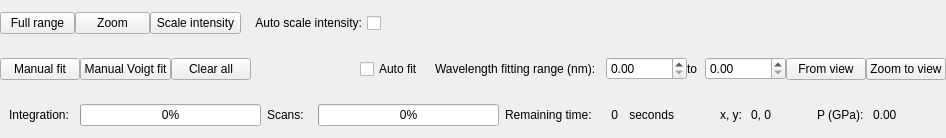
          <widget class="QFrame" name="frame">
           <property name="frameShape">
            <enum>QFrame::Shape::NoFrame</enum>
           </property>
           <property name="frameShadow">
            <enum>QFrame::Shadow::Raised</enum>
           </property>
           <layout class="QVBoxLayout" name="verticalLayout_18">
            <property name="spacing">
             <number>0</number>
            </property>
            <property name="leftMargin">
             <number>0</number>
            </property>
            <property name="topMargin">
             <number>0</number>
            </property>
            <property name="rightMargin">
             <number>0</number>
            </property>
            <property name="bottomMargin">
             <number>0</number>
            </property>
            <item>
             <layout class="QVBoxLayout" name="verticalLayout_17">
              <item>
               <widget class="QFrame" name="frame_5">
                <property name="sizePolicy">
                 <sizepolicy hsizetype="Preferred" vsizetype="Fixed">
                  <horstretch>0</horstretch>
                  <verstretch>0</verstretch>
                 </sizepolicy>
                </property>
                <property name="minimumSize">
                 <size>
                  <width>0</width>
                  <height>46</height>
                 </size>
                </property>
                <property name="maximumSize">
                 <size>
                  <width>16777215</width>
                  <height>46</height>
                 </size>
                </property>
                <property name="frameShape">
                 <enum>QFrame::Shape::NoFrame</enum>
                </property>
                <property name="frameShadow">
                 <enum>QFrame::Shadow::Raised</enum>
                </property>
                <layout class="QVBoxLayout" name="verticalLayout_16">
                 <property name="spacing">
                  <number>0</number>
                 </property>
                 <property name="leftMargin">
                  <number>0</number>
                 </property>
                 <property name="topMargin">
                  <number>0</number>
                 </property>
                 <property name="rightMargin">
                  <number>0</number>
                 </property>
                 <property name="bottomMargin">
                  <number>0</number>
                 </property>
                 <item>
                  <layout class="QHBoxLayout" name="horizontalLayout_13">
                   <item>
                    <widget class="QPushButton" name="pushButton_full_range">
                     <property name="sizePolicy">
                      <sizepolicy hsizetype="Fixed" vsizetype="Fixed">
                       <horstretch>0</horstretch>
                       <verstretch>0</verstretch>
                      </sizepolicy>
                     </property>
                     <property name="minimumSize">
                      <size>
                       <width>75</width>
                       <height>0</height>
                      </size>
                     </property>
                     <property name="maximumSize">
                      <size>
                       <width>75</width>
                       <height>16777215</height>
                      </size>
                     </property>
                     <property name="text">
                      <string>Full range</string>
                     </property>
                    </widget>
                   </item>
                   <item>
                    <widget class="QPushButton" name="pushButton_zoom">
                     <property name="sizePolicy">
                      <sizepolicy hsizetype="Fixed" vsizetype="Fixed">
                       <horstretch>0</horstretch>
                       <verstretch>0</verstretch>
                      </sizepolicy>
                     </property>
                     <property name="minimumSize">
                      <size>
                       <width>75</width>
                       <height>0</height>
                      </size>
                     </property>
                     <property name="maximumSize">
                      <size>
                       <width>75</width>
                       <height>16777215</height>
                      </size>
                     </property>
                     <property name="text">
                      <string>Zoom</string>
                     </property>
                     <property name="checkable">
                      <bool>true</bool>
                     </property>
                    </widget>
                   </item>
                   <item>
                    <widget class="QPushButton" name="pushButton_scale_intensity">
                     <property name="sizePolicy">
                      <sizepolicy hsizetype="Fixed" vsizetype="Fixed">
                       <horstretch>0</horstretch>
                       <verstretch>0</verstretch>
                      </sizepolicy>
                     </property>
                     <property name="minimumSize">
                      <size>
                       <width>91</width>
                       <height>0</height>
                      </size>
                     </property>
                     <property name="maximumSize">
                      <size>
                       <width>91</width>
                       <height>16777215</height>
                      </size>
                     </property>
                     <property name="text">
                      <string>Scale intensity</string>
                     </property>
                    </widget>
                   </item>
                   <item>
                    <widget class="QCheckBox" name="checkBox_auto_intensity_scale">
                     <property name="sizePolicy">
                      <sizepolicy hsizetype="Fixed" vsizetype="Fixed">
                       <horstretch>0</horstretch>
                       <verstretch>0</verstretch>
                      </sizepolicy>
                     </property>
                     <property name="minimumSize">
                      <size>
                       <width>140</width>
                       <height>0</height>
                      </size>
                     </property>
                     <property name="maximumSize">
                      <size>
                       <width>140</width>
                       <height>16777215</height>
                      </size>
                     </property>
                     <property name="font">
                      <font>
                       <kerning>true</kerning>
                      </font>
                     </property>
                     <property name="layoutDirection">
                      <enum>Qt::LayoutDirection::RightToLeft</enum>
                     </property>
                     <property name="text">
                      <string>Auto scale intensity:</string>
                     </property>
                    </widget>
                   </item>
                   <item>
                    <spacer name="horizontalSpacer_5">
                     <property name="orientation">
                      <enum>Qt::Orientation::Horizontal</enum>
                     </property>
                     <property name="sizeHint" stdset="0">
                      <size>
                       <width>40</width>
                       <height>20</height>
                      </size>
                     </property>
                    </spacer>
                   </item>
                  </layout>
                 </item>
                </layout>
               </widget>
              </item>
              <item>
               <widget class="PlotWidget" name="widget" native="true">
                <property name="cursor">
                 <cursorShape>CrossCursor</cursorShape>
                </property>
                <property name="mouseTracking">
                 <bool>true</bool>
                </property>
               </widget>
              </item>
              <item>
               <widget class="QFrame" name="frame_6">
                <property name="sizePolicy">
                 <sizepolicy hsizetype="Preferred" vsizetype="Fixed">
                  <horstretch>0</horstretch>
                  <verstretch>0</verstretch>
                 </sizepolicy>
                </property>
                <property name="minimumSize">
                 <size>
                  <width>0</width>
                  <height>46</height>
                 </size>
                </property>
                <property name="maximumSize">
                 <size>
                  <width>16777215</width>
                  <height>46</height>
                 </size>
                </property>
                <property name="frameShape">
                 <enum>QFrame::Shape::NoFrame</enum>
                </property>
                <property name="frameShadow">
                 <enum>QFrame::Shadow::Raised</enum>
                </property>
                <layout class="QHBoxLayout" name="horizontalLayout_15">
                 <property name="spacing">
                  <number>0</number>
                 </property>
                 <property name="leftMargin">
                  <number>0</number>
                 </property>
                 <property name="topMargin">
                  <number>0</number>
                 </property>
                 <property name="rightMargin">
                  <number>0</number>
                 </property>
                 <property name="bottomMargin">
                  <number>0</number>
                 </property>
                 <item>
                  <layout class="QHBoxLayout" name="horizontalLayout_14">
                   <item>
                    <widget class="QPushButton" name="pushButton_manual_fit">
                     <property name="text">
                      <string>Manual fit</string>
                     </property>
                     <property name="checkable">
                      <bool>true</bool>
                     </property>
                    </widget>
                   </item>
                   <item>
                    <widget class="QPushButton" name="pushButton_manual_voigt_fit">
                     <property name="text">
                      <string>Manual Voigt fit</string>
                     </property>
                     <property name="checkable">
                      <bool>true</bool>
                     </property>
                    </widget>
                   </item>
                   <item>
                    <widget class="QPushButton" name="pushButton_clear_all_fits">
                     <property name="text">
                      <string>Clear all</string>
                     </property>
                    </widget>
                   </item>
                   <item>
                    <spacer name="horizontalSpacer_6">
                     <property name="orientation">
                      <enum>Qt::Orientation::Horizontal</enum>
                     </property>
                     <property name="sizeHint" stdset="0">
                      <size>
                       <width>40</width>
                       <height>20</height>
                      </size>
                     </property>
                    </spacer>
                   </item>
                   <item>
                    <widget class="QCheckBox" name="checkBox_autofit">
                     <property name="sizePolicy">
                      <sizepolicy hsizetype="Fixed" vsizetype="Fixed">
                       <horstretch>0</horstretch>
                       <verstretch>0</verstretch>
                      </sizepolicy>
                     </property>
                     <property name="minimumSize">
                      <size>
                       <width>75</width>
                       <height>0</height>
                      </size>
                     </property>
                     <property name="maximumSize">
                      <size>
                       <width>75</width>
                       <height>16777215</height>
                      </size>
                     </property>
                     <property name="text">
                      <string>Auto fit</string>
                     </property>
                    </widget>
                   </item>
                   <item>
                    <widget class="QLabel" name="label_autofit_range">
                     <property name="sizePolicy">
                      <sizepolicy hsizetype="Fixed" vsizetype="Preferred">
                       <horstretch>0</horstretch>
                       <verstretch>0</verstretch>
                      </sizepolicy>
                     </property>
                     <property name="minimumSize">
                      <size>
                       <width>171</width>
                       <height>0</height>
                      </size>
                     </property>
                     <property name="maximumSize">
                      <size>
                       <width>171</width>
                       <height>16777215</height>
                      </size>
                     </property>
                     <property name="text">
                      <string>Wavelength fitting range (nm):</string>
                     </property>
                    </widget>
                   </item>
                   <item>
                    <widget class="QDoubleSpinBox" name="doubleSpinBox_min_fitting_range_nm">
                     <property name="sizePolicy">
                      <sizepolicy hsizetype="Fixed" vsizetype="Fixed">
                       <horstretch>0</horstretch>
                       <verstretch>0</verstretch>
                      </sizepolicy>
                     </property>
                     <property name="minimumSize">
                      <size>
                       <width>81</width>
                       <height>0</height>
                      </size>
                     </property>
                     <property name="maximumSize">
                      <size>
                       <width>81</width>
                       <height>16777215</height>
                      </size>
                     </property>
                    </widget>
                   </item>
                   <item>
                    <widget class="QLabel" name="label_to">
                     <property name="sizePolicy">
                      <sizepolicy hsizetype="Fixed" vsizetype="Preferred">
                       <horstretch>0</horstretch>
                       <verstretch>0</verstretch>
                      </sizepolicy>
                     </property>
                     <property name="minimumSize">
                      <size>
                       <width>18</width>
                       <height>0</height>
                      </size>
                     </property>
                     <property name="maximumSize">
                      <size>
                       <width>18</width>
                       <height>16777215</height>
                      </size>
                     </property>
                     <property name="text">
                      <string>to</string>
                     </property>
                    </widget>
                   </item>
                   <item>
                    <widget class="QDoubleSpinBox" name="doubleSpinBox_max_fitting_range_nm">
                     <property name="sizePolicy">
                      <sizepolicy hsizetype="Fixed" vsizetype="Fixed">
                       <horstretch>0</horstretch>
                       <verstretch>0</verstretch>
                      </sizepolicy>
                     </property>
                     <property name="minimumSize">
                      <size>
                       <width>81</width>
                       <height>0</height>
                      </size>
                     </property>
                     <property name="maximumSize">
                      <size>
                       <width>81</width>
                       <height>16777215</height>
                      </size>
                     </property>
                    </widget>
                   </item>
                   <item>
                    <widget class="QPushButton" name="pushButton_fromview">
                     <property name="text">
                      <string>From view</string>
                     </property>
                    </widget>
                   </item>
                   <item>
                    <widget class="QPushButton" name="pushButton_zoom_to_range">
                     <property name="text">
                      <string>Zoom to view</string>
                     </property>
                    </widget>
                   </item>
                  </layout>
                 </item>
                </layout>
               </widget>
              </item>
              <item>
               <widget class="QFrame" name="frame_7">
                <property name="sizePolicy">
                 <sizepolicy hsizetype="Preferred" vsizetype="Fixed">
                  <horstretch>0</horstretch>
                  <verstretch>0</verstretch>
                 </sizepolicy>
                </property>
                <property name="minimumSize">
                 <size>
                  <width>0</width>
                  <height>46</height>
                 </size>
                </property>
                <property name="maximumSize">
                 <size>
                  <width>16777215</width>
                  <height>46</height>
                 </size>
                </property>
                <property name="frameShape">
                 <enum>QFrame::Shape::NoFrame</enum>
                </property>
                <property name="frameShadow">
                 <enum>QFrame::Shadow::Raised</enum>
                </property>
                <layout class="QVBoxLayout" name="verticalLayout_20">
                 <item>
                  <layout class="QHBoxLayout" name="horizontalLayout_16">
                   <item>
                    <widget class="QLabel" name="label_integration_progress">
                     <property name="sizePolicy">
                      <sizepolicy hsizetype="Fixed" vsizetype="Preferred">
                       <horstretch>0</horstretch>
                       <verstretch>0</verstretch>
                      </sizepolicy>
                     </property>
                     <property name="minimumSize">
                      <size>
                       <width>65</width>
                       <height>0</height>
                      </size>
                     </property>
                     <property name="maximumSize">
                      <size>
                       <width>65</width>
                       <height>16777215</height>
                      </size>
                     </property>
                     <property name="text">
                      <string>Integration:</string>
                     </property>
                    </widget>
                   </item>
                   <item>
                    <widget class="QProgressBar" name="progressBar">
                     <property name="sizePolicy">
                      <sizepolicy hsizetype="Fixed" vsizetype="Fixed">
                       <horstretch>0</horstretch>
                       <verstretch>0</verstretch>
                      </sizepolicy>
                     </property>
                     <property name="minimumSize">
                      <size>
                       <width>181</width>
                       <height>0</height>
                      </size>
                     </property>
                     <property name="maximumSize">
                      <size>
                       <width>181</width>
                       <height>16777215</height>
                      </size>
                     </property>
                     <property name="value">
                      <number>0</number>
                     </property>
                    </widget>
                   </item>
                   <item>
                    <widget class="QLabel" name="label_scans_priogrss">
                     <property name="sizePolicy">
                      <sizepolicy hsizetype="Fixed" vsizetype="Preferred">
                       <horstretch>0</horstretch>
                       <verstretch>0</verstretch>
                      </sizepolicy>
                     </property>
                     <property name="minimumSize">
                      <size>
                       <width>45</width>
                       <height>0</height>
                      </size>
                     </property>
                     <property name="maximumSize">
                      <size>
                       <width>45</width>
                       <height>16777215</height>
                      </size>
                     </property>
                     <property name="text">
                      <string>Scans:</string>
                     </property>
                    </widget>
                   </item>
                   <item>
                    <widget class="QProgressBar" name="progressBar_scans_progress">
                     <property name="sizePolicy">
                      <sizepolicy hsizetype="Fixed" vsizetype="Fixed">
                       <horstretch>0</horstretch>
                       <verstretch>0</verstretch>
                      </sizepolicy>
                     </property>
                     <property name="minimumSize">
                      <size>
                       <width>181</width>
                       <height>0</height>
                      </size>
                     </property>
                     <property name="maximumSize">
                      <size>
                       <width>181</width>
                       <height>16777215</height>
                      </size>
                     </property>
                     <property name="value">
                      <number>0</number>
                     </property>
                    </widget>
                   </item>
                   <item>
                    <widget class="QLabel" name="label_time_left">
                     <property name="sizePolicy">
                      <sizepolicy hsizetype="Fixed" vsizetype="Preferred">
                       <horstretch>0</horstretch>
                       <verstretch>0</verstretch>
                      </sizepolicy>
                     </property>
                     <property name="minimumSize">
                      <size>
                       <width>100</width>
                       <height>0</height>
                      </size>
                     </property>
                     <property name="maximumSize">
                      <size>
                       <width>100</width>
                       <height>16777215</height>
                      </size>
                     </property>
                     <property name="text">
                      <string>Remaining time:</string>
                     </property>
                    </widget>
                   </item>
                   <item>
                    <widget class="QLabel" name="label_time_left_seconds">
                     <property name="sizePolicy">
                      <sizepolicy hsizetype="Minimum" vsizetype="Preferred">
                       <horstretch>0</horstretch>
                       <verstretch>0</verstretch>
                      </sizepolicy>
                     </property>
                     <property name="text">
                      <string>0</string>
                     </property>
                     <property name="alignment">
                      <set>Qt::AlignmentFlag::AlignRight|Qt::AlignmentFlag::AlignTrailing|Qt::AlignmentFlag::AlignVCenter</set>
                     </property>
                    </widget>
                   </item>
                   <item>
                    <widget class="QLabel" name="label_seconds_unit">
                     <property name="sizePolicy">
                      <sizepolicy hsizetype="Fixed" vsizetype="Preferred">
                       <horstretch>0</horstretch>
                       <verstretch>0</verstretch>
                      </sizepolicy>
                     </property>
                     <property name="minimumSize">
                      <size>
                       <width>50</width>
                       <height>0</height>
                      </size>
                     </property>
                     <property name="maximumSize">
                      <size>
                       <width>50</width>
                       <height>16777215</height>
                      </size>
                     </property>
                     <property name="text">
                      <string>seconds</string>
                     </property>
                     <property name="alignment">
                      <set>Qt::AlignmentFlag::AlignRight|Qt::AlignmentFlag::AlignTrailing|Qt::AlignmentFlag::AlignVCenter</set>
                     </property>
                    </widget>
                   </item>
                   <item>
                    <spacer name="horizontalSpacer_7">
                     <property name="orientation">
                      <enum>Qt::Orientation::Horizontal</enum>
                     </property>
                     <property name="sizeHint" stdset="0">
                      <size>
                       <width>40</width>
                       <height>20</height>
                      </size>
                     </property>
                    </spacer>
                   </item>
                   <item>
                    <widget class="QLabel" name="label_xy">
                     <property name="sizePolicy">
                      <sizepolicy hsizetype="Fixed" vsizetype="Preferred">
                       <horstretch>0</horstretch>
                       <verstretch>0</verstretch>
                      </sizepolicy>
                     </property>
                     <property name="minimumSize">
                      <size>
                       <width>25</width>
                       <height>0</height>
                      </size>
                     </property>
                     <property name="maximumSize">
                      <size>
                       <width>25</width>
                       <height>16777215</height>
                      </size>
                     </property>
                     <property name="text">
                      <string>x, y:</string>
                     </property>
                    </widget>
                   </item>
                   <item>
                    <widget class="QLabel" name="label_xy_position">
                     <property name="sizePolicy">
                      <sizepolicy hsizetype="Minimum" vsizetype="Preferred">
                       <horstretch>0</horstretch>
                       <verstretch>0</verstretch>
                      </sizepolicy>
                     </property>
                     <property name="text">
                      <string>0, 0</string>
                     </property>
                    </widget>
                   </item>
                   <item>
                    <spacer name="horizontalSpacer_8">
                     <property name="orientation">
                      <enum>Qt::Orientation::Horizontal</enum>
                     </property>
                     <property name="sizeHint" stdset="0">
                      <size>
                       <width>40</width>
                       <height>20</height>
                      </size>
                     </property>
                    </spacer>
                   </item>
                   <item>
                    <widget class="QLabel" name="label_P">
                     <property name="sizePolicy">
                      <sizepolicy hsizetype="Fixed" vsizetype="Preferred">
                       <horstretch>0</horstretch>
                       <verstretch>0</verstretch>
                      </sizepolicy>
                     </property>
                     <property name="minimumSize">
                      <size>
                       <width>50</width>
                       <height>0</height>
                      </size>
                     </property>
                     <property name="maximumSize">
                      <size>
                       <width>50</width>
                       <height>16777215</height>
                      </size>
                     </property>
                     <property name="text">
                      <string>P (GPa):</string>
                     </property>
                    </widget>
                   </item>
                   <item>
                    <widget class="QLabel" name="label_current_pressure">
                     <property name="sizePolicy">
                      <sizepolicy hsizetype="Minimum" vsizetype="Preferred">
                       <horstretch>0</horstretch>
                       <verstretch>0</verstretch>
                      </sizepolicy>
                     </property>
                     <property name="text">
                      <string>0.00</string>
                     </property>
                    </widget>
                   </item>
                   <item>
                    <spacer name="horizontalSpacer_9">
                     <property name="orientation">
                      <enum>Qt::Orientation::Horizontal</enum>
                     </property>
                     <property name="sizeHint" stdset="0">
                      <size>
                       <width>40</width>
                       <height>20</height>
                      </size>
                     </property>
                    </spacer>
                   </item>
                  </layout>
                 </item>
                </layout>
               </widget>
              </item>
             </layout>
            </item>
           </layout>
          </widget>
